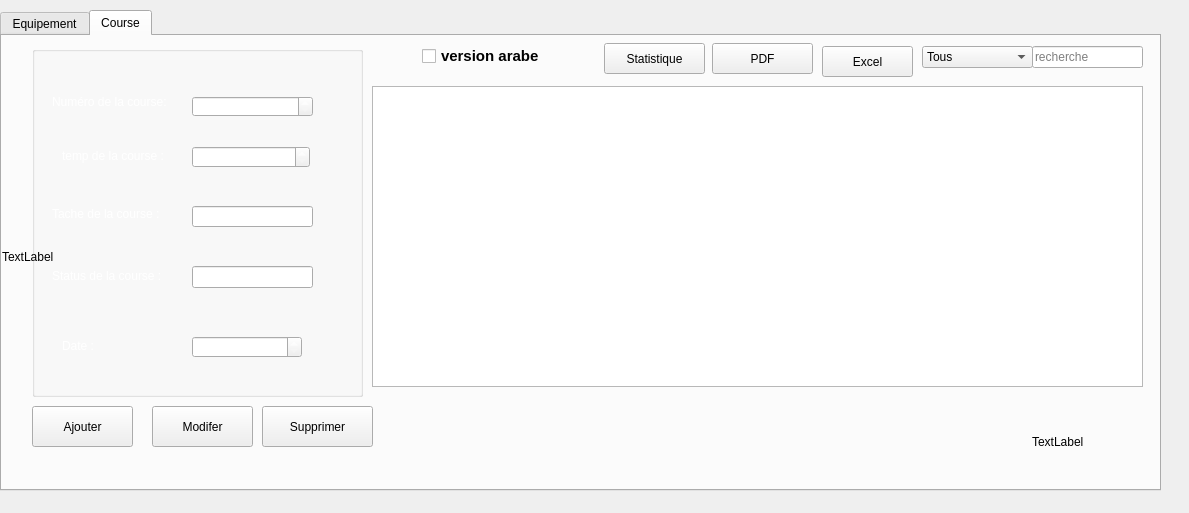
<?xml version="1.0" encoding="UTF-8"?>
<ui version="4.0">
 <class>fenetre_equip_course</class>
 <widget class="QDialog" name="fenetre_equip_course">
  <property name="geometry">
   <rect>
    <x>0</x>
    <y>0</y>
    <width>1189</width>
    <height>513</height>
   </rect>
  </property>
  <property name="windowTitle">
   <string>fenetre_equip_course</string>
  </property>
  <property name="styleSheet">
   <string notr="true">background-image:url(&quot;C:/projet-new/projet/background1.jpg&quot;);background-size:cover;
background-repeat:no-repeat;</string>
  </property>
  <widget class="QTabWidget" name="tabWidget">
   <property name="geometry">
    <rect>
     <x>0</x>
     <y>10</y>
     <width>1161</width>
     <height>481</height>
    </rect>
   </property>
   <property name="currentIndex">
    <number>1</number>
   </property>
   <widget class="QWidget" name="tab">
    <attribute name="title">
     <string>Equipement</string>
    </attribute>
    <widget class="QPushButton" name="excel">
     <property name="geometry">
      <rect>
       <x>810</x>
       <y>0</y>
       <width>101</width>
       <height>31</height>
      </rect>
     </property>
     <property name="text">
      <string>Excel</string>
     </property>
    </widget>
    <widget class="QGroupBox" name="groupBox_4">
     <property name="geometry">
      <rect>
       <x>30</x>
       <y>10</y>
       <width>331</width>
       <height>351</height>
      </rect>
     </property>
     <property name="title">
      <string/>
     </property>
     <widget class="QLabel" name="label_num_equip">
      <property name="geometry">
       <rect>
        <x>30</x>
        <y>30</y>
        <width>151</width>
        <height>51</height>
       </rect>
      </property>
      <property name="styleSheet">
       <string notr="true">color:white;</string>
      </property>
      <property name="text">
       <string>Numéro de l'equipement:</string>
      </property>
     </widget>
     <widget class="QLabel" name="label_etat_equip">
      <property name="geometry">
       <rect>
        <x>30</x>
        <y>100</y>
        <width>171</width>
        <height>20</height>
       </rect>
      </property>
      <property name="styleSheet">
       <string notr="true">color:white;</string>
      </property>
      <property name="text">
       <string>Etat de l'equipement:</string>
      </property>
     </widget>
     <widget class="QLineEdit" name="leNom">
      <property name="geometry">
       <rect>
        <x>190</x>
        <y>160</y>
        <width>121</width>
        <height>21</height>
       </rect>
      </property>
     </widget>
     <widget class="QLabel" name="label_emp_equip">
      <property name="geometry">
       <rect>
        <x>50</x>
        <y>160</y>
        <width>91</width>
        <height>20</height>
       </rect>
      </property>
      <property name="styleSheet">
       <string notr="true">color:white;</string>
      </property>
      <property name="text">
       <string>Emplacement</string>
      </property>
     </widget>
     <widget class="QLabel" name="label_type_equip">
      <property name="geometry">
       <rect>
        <x>60</x>
        <y>280</y>
        <width>71</width>
        <height>16</height>
       </rect>
      </property>
      <property name="styleSheet">
       <string notr="true">color:white;</string>
      </property>
      <property name="text">
       <string>Type:</string>
      </property>
     </widget>
     <widget class="QLabel" name="label_nom_equip">
      <property name="geometry">
       <rect>
        <x>30</x>
        <y>220</y>
        <width>131</width>
        <height>20</height>
       </rect>
      </property>
      <property name="styleSheet">
       <string notr="true">color:white;</string>
      </property>
      <property name="text">
       <string>Nom de l'equipement:</string>
      </property>
     </widget>
     <widget class="QLineEdit" name="leEmp">
      <property name="geometry">
       <rect>
        <x>190</x>
        <y>220</y>
        <width>121</width>
        <height>22</height>
       </rect>
      </property>
     </widget>
     <widget class="QSpinBox" name="spNumero">
      <property name="geometry">
       <rect>
        <x>190</x>
        <y>50</y>
        <width>121</width>
        <height>21</height>
       </rect>
      </property>
      <property name="minimum">
       <number>0</number>
      </property>
      <property name="maximum">
       <number>9999</number>
      </property>
      <property name="value">
       <number>0</number>
      </property>
     </widget>
     <widget class="QComboBox" name="cbEtat">
      <property name="geometry">
       <rect>
        <x>190</x>
        <y>100</y>
        <width>121</width>
        <height>22</height>
       </rect>
      </property>
      <item>
       <property name="text">
        <string>Ouverte</string>
       </property>
      </item>
      <item>
       <property name="text">
        <string>Fermee</string>
       </property>
      </item>
     </widget>
     <widget class="QTextEdit" name="textType">
      <property name="geometry">
       <rect>
        <x>180</x>
        <y>260</y>
        <width>131</width>
        <height>61</height>
       </rect>
      </property>
     </widget>
    </widget>
    <widget class="QLineEdit" name="leRecherche">
     <property name="geometry">
      <rect>
       <x>1030</x>
       <y>10</y>
       <width>111</width>
       <height>22</height>
      </rect>
     </property>
     <property name="placeholderText">
      <string>recherche</string>
     </property>
    </widget>
    <widget class="QPushButton" name="buttonAjouterEquip">
     <property name="geometry">
      <rect>
       <x>30</x>
       <y>370</y>
       <width>101</width>
       <height>41</height>
      </rect>
     </property>
     <property name="text">
      <string>Ajouter</string>
     </property>
    </widget>
    <widget class="QPushButton" name="buttonSupprimerEquip">
     <property name="geometry">
      <rect>
       <x>250</x>
       <y>370</y>
       <width>101</width>
       <height>41</height>
      </rect>
     </property>
     <property name="text">
      <string>Supprimer</string>
     </property>
    </widget>
    <widget class="QTableView" name="tabEquip">
     <property name="geometry">
      <rect>
       <x>370</x>
       <y>50</y>
       <width>771</width>
       <height>301</height>
      </rect>
     </property>
     <property name="selectionBehavior">
      <enum>QAbstractItemView::SelectRows</enum>
     </property>
     <property name="sortingEnabled">
      <bool>true</bool>
     </property>
    </widget>
    <widget class="QPushButton" name="buttonModifererEquip">
     <property name="geometry">
      <rect>
       <x>140</x>
       <y>370</y>
       <width>101</width>
       <height>41</height>
      </rect>
     </property>
     <property name="text">
      <string>Modifer</string>
     </property>
    </widget>
    <widget class="QComboBox" name="cbTri">
     <property name="geometry">
      <rect>
       <x>920</x>
       <y>10</y>
       <width>111</width>
       <height>22</height>
      </rect>
     </property>
     <item>
      <property name="text">
       <string>Tous</string>
      </property>
     </item>
     <item>
      <property name="text">
       <string>Numéro</string>
      </property>
     </item>
     <item>
      <property name="text">
       <string>Etat</string>
      </property>
     </item>
     <item>
      <property name="text">
       <string>Dimensions</string>
      </property>
     </item>
     <item>
      <property name="text">
       <string>Matiére</string>
      </property>
     </item>
     <item>
      <property name="text">
       <string>Déscription</string>
      </property>
     </item>
    </widget>
    <widget class="QLabel" name="label_pic2">
     <property name="geometry">
      <rect>
       <x>1030</x>
       <y>360</y>
       <width>111</width>
       <height>91</height>
      </rect>
     </property>
     <property name="text">
      <string>TextLabel</string>
     </property>
    </widget>
    <widget class="QPushButton" name="PdfEquip">
     <property name="geometry">
      <rect>
       <x>690</x>
       <y>0</y>
       <width>101</width>
       <height>31</height>
      </rect>
     </property>
     <property name="text">
      <string>PDF</string>
     </property>
    </widget>
   </widget>
   <widget class="QWidget" name="tab_2">
    <attribute name="title">
     <string>Course</string>
    </attribute>
    <widget class="QStackedWidget" name="stackedWidget_2">
     <property name="geometry">
      <rect>
       <x>0</x>
       <y>0</y>
       <width>1161</width>
       <height>531</height>
      </rect>
     </property>
     <property name="currentIndex">
      <number>2</number>
     </property>
     <widget class="QWidget" name="afficherCarteFid">
      <widget class="QTableView" name="tabCarteFid">
       <property name="geometry">
        <rect>
         <x>10</x>
         <y>80</y>
         <width>741</width>
         <height>361</height>
        </rect>
       </property>
       <property name="selectionBehavior">
        <enum>QAbstractItemView::SelectRows</enum>
       </property>
       <property name="sortingEnabled">
        <bool>true</bool>
       </property>
      </widget>
      <widget class="QLineEdit" name="le_recherche_carteFid">
       <property name="geometry">
        <rect>
         <x>560</x>
         <y>40</y>
         <width>191</width>
         <height>22</height>
        </rect>
       </property>
       <property name="placeholderText">
        <string>recherche</string>
       </property>
      </widget>
      <widget class="QComboBox" name="cb_colone_carteFid">
       <property name="geometry">
        <rect>
         <x>360</x>
         <y>40</y>
         <width>191</width>
         <height>22</height>
        </rect>
       </property>
       <item>
        <property name="text">
         <string>Tous</string>
        </property>
       </item>
       <item>
        <property name="text">
         <string>NUM_CARTE</string>
        </property>
       </item>
       <item>
        <property name="text">
         <string>DATE_DE_CREATION</string>
        </property>
       </item>
       <item>
        <property name="text">
         <string>POINTS</string>
        </property>
       </item>
       <item>
        <property name="text">
         <string>TOTAL_ACHATS</string>
        </property>
       </item>
       <item>
        <property name="text">
         <string>STATUT</string>
        </property>
       </item>
       <item>
        <property name="text">
         <string>REMISE</string>
        </property>
       </item>
       <item>
        <property name="text">
         <string>MATRICULE_FISCALE</string>
        </property>
       </item>
      </widget>
      <widget class="QPushButton" name="button_ajouter_carteFid">
       <property name="geometry">
        <rect>
         <x>10</x>
         <y>470</y>
         <width>131</width>
         <height>31</height>
        </rect>
       </property>
       <property name="text">
        <string>Ajouter</string>
       </property>
      </widget>
      <widget class="QPushButton" name="button_supprimer_carteFid">
       <property name="geometry">
        <rect>
         <x>160</x>
         <y>470</y>
         <width>131</width>
         <height>31</height>
        </rect>
       </property>
       <property name="text">
        <string>Supprimer</string>
       </property>
      </widget>
      <widget class="QPushButton" name="pushButton_4">
       <property name="geometry">
        <rect>
         <x>620</x>
         <y>470</y>
         <width>131</width>
         <height>31</height>
        </rect>
       </property>
       <property name="text">
        <string>Retour</string>
       </property>
      </widget>
     </widget>
     <widget class="QWidget" name="ajoutClient_2">
      <widget class="QDialogButtonBox" name="validerAjout_cf">
       <property name="geometry">
        <rect>
         <x>570</x>
         <y>500</y>
         <width>193</width>
         <height>28</height>
        </rect>
       </property>
       <property name="standardButtons">
        <set>QDialogButtonBox::Cancel|QDialogButtonBox::Ok</set>
       </property>
      </widget>
      <widget class="QGroupBox" name="groupBox_3">
       <property name="geometry">
        <rect>
         <x>60</x>
         <y>30</y>
         <width>651</width>
         <height>431</height>
        </rect>
       </property>
       <property name="title">
        <string>Ajout de carte de fidélité :</string>
       </property>
       <widget class="QSpinBox" name="sb_numCarte">
        <property name="geometry">
         <rect>
          <x>130</x>
          <y>50</y>
          <width>141</width>
          <height>22</height>
         </rect>
        </property>
       </widget>
       <widget class="QSpinBox" name="sb_points">
        <property name="geometry">
         <rect>
          <x>130</x>
          <y>110</y>
          <width>141</width>
          <height>22</height>
         </rect>
        </property>
       </widget>
       <widget class="QLabel" name="label_9">
        <property name="geometry">
         <rect>
          <x>20</x>
          <y>50</y>
          <width>71</width>
          <height>16</height>
         </rect>
        </property>
        <property name="text">
         <string>Num carte :</string>
        </property>
       </widget>
       <widget class="QLabel" name="label_21">
        <property name="geometry">
         <rect>
          <x>20</x>
          <y>110</y>
          <width>55</width>
          <height>16</height>
         </rect>
        </property>
        <property name="text">
         <string>Points :</string>
        </property>
       </widget>
       <widget class="QDateEdit" name="le_dateCreation">
        <property name="geometry">
         <rect>
          <x>450</x>
          <y>50</y>
          <width>151</width>
          <height>22</height>
         </rect>
        </property>
       </widget>
       <widget class="QLabel" name="label_22">
        <property name="geometry">
         <rect>
          <x>330</x>
          <y>50</y>
          <width>111</width>
          <height>16</height>
         </rect>
        </property>
        <property name="text">
         <string>Date_de_creation :</string>
        </property>
       </widget>
       <widget class="QLabel" name="label_23">
        <property name="geometry">
         <rect>
          <x>20</x>
          <y>170</y>
          <width>91</width>
          <height>16</height>
         </rect>
        </property>
        <property name="text">
         <string>Total d'achats :</string>
        </property>
       </widget>
       <widget class="QDoubleSpinBox" name="dsb_totalAchats">
        <property name="geometry">
         <rect>
          <x>130</x>
          <y>170</y>
          <width>141</width>
          <height>22</height>
         </rect>
        </property>
       </widget>
       <widget class="QLabel" name="label_24">
        <property name="geometry">
         <rect>
          <x>20</x>
          <y>230</y>
          <width>55</width>
          <height>16</height>
         </rect>
        </property>
        <property name="text">
         <string>Statut :</string>
        </property>
       </widget>
       <widget class="QLabel" name="label_25">
        <property name="geometry">
         <rect>
          <x>20</x>
          <y>290</y>
          <width>55</width>
          <height>16</height>
         </rect>
        </property>
        <property name="text">
         <string>Remise :</string>
        </property>
       </widget>
       <widget class="QLabel" name="label_26">
        <property name="geometry">
         <rect>
          <x>330</x>
          <y>120</y>
          <width>111</width>
          <height>16</height>
         </rect>
        </property>
        <property name="text">
         <string>Matricule fiscale :</string>
        </property>
       </widget>
       <widget class="QComboBox" name="cb_Status">
        <property name="geometry">
         <rect>
          <x>130</x>
          <y>230</y>
          <width>141</width>
          <height>22</height>
         </rect>
        </property>
        <item>
         <property name="text">
          <string>Platinum</string>
         </property>
        </item>
        <item>
         <property name="text">
          <string>Silver</string>
         </property>
        </item>
        <item>
         <property name="text">
          <string>Gold</string>
         </property>
        </item>
       </widget>
       <widget class="QComboBox" name="cb_matriculeFiscale">
        <property name="geometry">
         <rect>
          <x>450</x>
          <y>120</y>
          <width>151</width>
          <height>22</height>
         </rect>
        </property>
       </widget>
       <widget class="QSpinBox" name="sb_remise">
        <property name="geometry">
         <rect>
          <x>130</x>
          <y>290</y>
          <width>141</width>
          <height>22</height>
         </rect>
        </property>
       </widget>
      </widget>
     </widget>
     <widget class="QWidget" name="modifierClient_2">
      <widget class="QDialogButtonBox" name="validerModif_cf">
       <property name="geometry">
        <rect>
         <x>570</x>
         <y>500</y>
         <width>193</width>
         <height>28</height>
        </rect>
       </property>
       <property name="standardButtons">
        <set>QDialogButtonBox::Cancel|QDialogButtonBox::Ok</set>
       </property>
      </widget>
      <widget class="QGroupBox" name="groupBox_7">
       <property name="geometry">
        <rect>
         <x>30</x>
         <y>10</y>
         <width>331</width>
         <height>351</height>
        </rect>
       </property>
       <property name="styleSheet">
        <string notr="true">color:white;</string>
       </property>
       <property name="title">
        <string/>
       </property>
       <widget class="QLabel" name="label_num_course">
        <property name="geometry">
         <rect>
          <x>20</x>
          <y>30</y>
          <width>131</width>
          <height>51</height>
         </rect>
        </property>
        <property name="styleSheet">
         <string notr="true">color:white;</string>
        </property>
        <property name="text">
         <string>Numéro de la course:</string>
        </property>
       </widget>
       <widget class="QLabel" name="label_tem_course">
        <property name="geometry">
         <rect>
          <x>30</x>
          <y>100</y>
          <width>171</width>
          <height>20</height>
         </rect>
        </property>
        <property name="styleSheet">
         <string notr="true">color:white;</string>
        </property>
        <property name="text">
         <string>temp de la course :</string>
        </property>
       </widget>
       <widget class="QLineEdit" name="leTacheCourse">
        <property name="geometry">
         <rect>
          <x>160</x>
          <y>160</y>
          <width>121</width>
          <height>21</height>
         </rect>
        </property>
       </widget>
       <widget class="QLabel" name="label_tache_course">
        <property name="geometry">
         <rect>
          <x>20</x>
          <y>160</y>
          <width>131</width>
          <height>16</height>
         </rect>
        </property>
        <property name="text">
         <string>Tache de la course :</string>
        </property>
       </widget>
       <widget class="QLabel" name="label_date_course">
        <property name="geometry">
         <rect>
          <x>30</x>
          <y>290</y>
          <width>71</width>
          <height>20</height>
         </rect>
        </property>
        <property name="styleSheet">
         <string notr="true">color:white;</string>
        </property>
        <property name="text">
         <string>Date :</string>
        </property>
       </widget>
       <widget class="QLabel" name="label_status_course">
        <property name="geometry">
         <rect>
          <x>20</x>
          <y>220</y>
          <width>121</width>
          <height>20</height>
         </rect>
        </property>
        <property name="styleSheet">
         <string notr="true">color:white;</string>
        </property>
        <property name="text">
         <string>Status de la course :</string>
        </property>
       </widget>
       <widget class="QLineEdit" name="leStatusCourse">
        <property name="geometry">
         <rect>
          <x>160</x>
          <y>220</y>
          <width>121</width>
          <height>22</height>
         </rect>
        </property>
       </widget>
       <widget class="QSpinBox" name="spNumeroCourse">
        <property name="geometry">
         <rect>
          <x>160</x>
          <y>50</y>
          <width>121</width>
          <height>21</height>
         </rect>
        </property>
        <property name="minimum">
         <number>0</number>
        </property>
        <property name="maximum">
         <number>9999</number>
        </property>
        <property name="value">
         <number>0</number>
        </property>
       </widget>
       <widget class="QTimeEdit" name="cbTimeCourse">
        <property name="geometry">
         <rect>
          <x>160</x>
          <y>100</y>
          <width>118</width>
          <height>22</height>
         </rect>
        </property>
       </widget>
       <widget class="QDateEdit" name="textDateCourse">
        <property name="geometry">
         <rect>
          <x>160</x>
          <y>290</y>
          <width>110</width>
          <height>22</height>
         </rect>
        </property>
       </widget>
      </widget>
      <widget class="QPushButton" name="buttonModifererCourse">
       <property name="geometry">
        <rect>
         <x>150</x>
         <y>370</y>
         <width>101</width>
         <height>41</height>
        </rect>
       </property>
       <property name="text">
        <string>Modifer</string>
       </property>
      </widget>
      <widget class="QPushButton" name="ButtonExcelCourse">
       <property name="geometry">
        <rect>
         <x>820</x>
         <y>10</y>
         <width>91</width>
         <height>31</height>
        </rect>
       </property>
       <property name="text">
        <string>Excel</string>
       </property>
      </widget>
      <widget class="QPushButton" name="buttonSupprimerCourse">
       <property name="geometry">
        <rect>
         <x>260</x>
         <y>370</y>
         <width>111</width>
         <height>41</height>
        </rect>
       </property>
       <property name="text">
        <string>Supprimer</string>
       </property>
      </widget>
      <widget class="QPushButton" name="buttonAjouterCourse">
       <property name="geometry">
        <rect>
         <x>30</x>
         <y>370</y>
         <width>101</width>
         <height>41</height>
        </rect>
       </property>
       <property name="cursor">
        <cursorShape>ArrowCursor</cursorShape>
       </property>
       <property name="text">
        <string>Ajouter</string>
       </property>
      </widget>
      <widget class="QTableView" name="tabCourse">
       <property name="geometry">
        <rect>
         <x>370</x>
         <y>50</y>
         <width>771</width>
         <height>301</height>
        </rect>
       </property>
       <property name="cursor" stdset="0">
        <cursorShape>PointingHandCursor</cursorShape>
       </property>
       <property name="styleSheet">
        <string notr="true"/>
       </property>
       <property name="selectionBehavior">
        <enum>QAbstractItemView::SelectRows</enum>
       </property>
       <property name="sortingEnabled">
        <bool>true</bool>
       </property>
      </widget>
      <widget class="QLineEdit" name="leRechercheCourse">
       <property name="geometry">
        <rect>
         <x>1030</x>
         <y>10</y>
         <width>111</width>
         <height>22</height>
        </rect>
       </property>
       <property name="placeholderText">
        <string>recherche</string>
       </property>
      </widget>
      <widget class="QComboBox" name="cbTriCourse">
       <property name="geometry">
        <rect>
         <x>920</x>
         <y>10</y>
         <width>111</width>
         <height>22</height>
        </rect>
       </property>
       <item>
        <property name="text">
         <string>Tous</string>
        </property>
       </item>
       <item>
        <property name="text">
         <string>Numéro</string>
        </property>
       </item>
       <item>
        <property name="text">
         <string>Time</string>
        </property>
       </item>
       <item>
        <property name="text">
         <string>Tache</string>
        </property>
       </item>
       <item>
        <property name="text">
         <string>Status</string>
        </property>
       </item>
       <item>
        <property name="text">
         <string>Date</string>
        </property>
       </item>
      </widget>
      <widget class="QLabel" name="label_pic">
       <property name="geometry">
        <rect>
         <x>1030</x>
         <y>360</y>
         <width>111</width>
         <height>91</height>
        </rect>
       </property>
       <property name="text">
        <string>TextLabel</string>
       </property>
      </widget>
      <widget class="QPushButton" name="PdfCourse">
       <property name="geometry">
        <rect>
         <x>710</x>
         <y>7</y>
         <width>101</width>
         <height>31</height>
        </rect>
       </property>
       <property name="text">
        <string>PDF</string>
       </property>
      </widget>
      <widget class="QCheckBox" name="checkBox_traduction_arabe">
       <property name="geometry">
        <rect>
         <x>420</x>
         <y>10</y>
         <width>151</width>
         <height>20</height>
        </rect>
       </property>
       <property name="font">
        <font>
         <pointsize>11</pointsize>
         <weight>75</weight>
         <bold>true</bold>
        </font>
       </property>
       <property name="text">
        <string>version arabe</string>
       </property>
      </widget>
      <widget class="QPushButton" name="pushButton_Stat">
       <property name="geometry">
        <rect>
         <x>602</x>
         <y>7</y>
         <width>101</width>
         <height>31</height>
        </rect>
       </property>
       <property name="text">
        <string>Statistique</string>
       </property>
      </widget>
      <widget class="QLabel" name="label">
       <property name="geometry">
        <rect>
         <x>0</x>
         <y>-35</y>
         <width>1181</width>
         <height>511</height>
        </rect>
       </property>
       <property name="text">
        <string>TextLabel</string>
       </property>
      </widget>
      <zorder>label</zorder>
      <zorder>validerModif_cf</zorder>
      <zorder>groupBox_7</zorder>
      <zorder>buttonModifererCourse</zorder>
      <zorder>ButtonExcelCourse</zorder>
      <zorder>buttonSupprimerCourse</zorder>
      <zorder>buttonAjouterCourse</zorder>
      <zorder>tabCourse</zorder>
      <zorder>leRechercheCourse</zorder>
      <zorder>cbTriCourse</zorder>
      <zorder>label_pic</zorder>
      <zorder>PdfCourse</zorder>
      <zorder>checkBox_traduction_arabe</zorder>
      <zorder>pushButton_Stat</zorder>
     </widget>
    </widget>
   </widget>
  </widget>
 </widget>
 <resources/>
 <connections/>
</ui>
